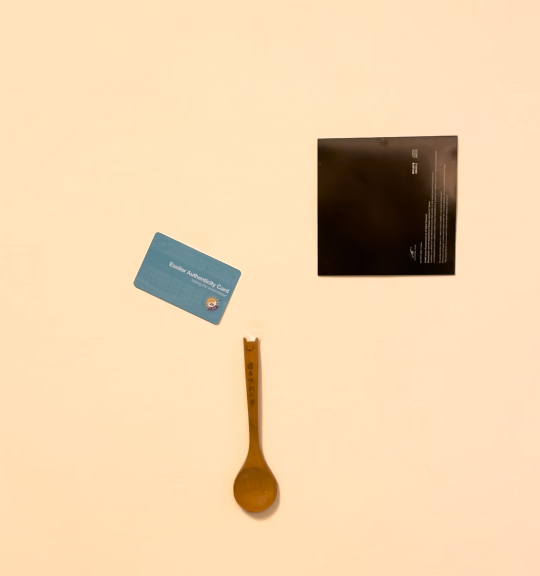
#> input picture frame 33 of AOI reference/Week13_hw/motionPattens2.mov, 1080 x 1152 px, given in place of motionPattern_0506.MOV, which was not available (shown at 1/2 size)
$ python 'Week10_練習題6_110303506.py'
#> lines starting #> are read from the running program, lines starting #| are printed output that depends on the picture; after the words box and inside, x2 and y2 are one past the last pixel; in counts of white or black regions, pixels touching at a corner belong together; pictures that were not available may be replaced by others from this repository, and a replacement may not be noted
import cv2
import numpy as np

def main():
    cap = cv2.VideoCapture('Week10_hw/motionPattern_0506.MOV')
    ret, img_1 = cap.read() #讀取影像
#> img_1 is the input picture: shape (1152, 1080, 3); mean B, G, R 173.7, 210.3, 238.1
    cv2.waitKey(1000)
    ret, img_2 = cap.read()
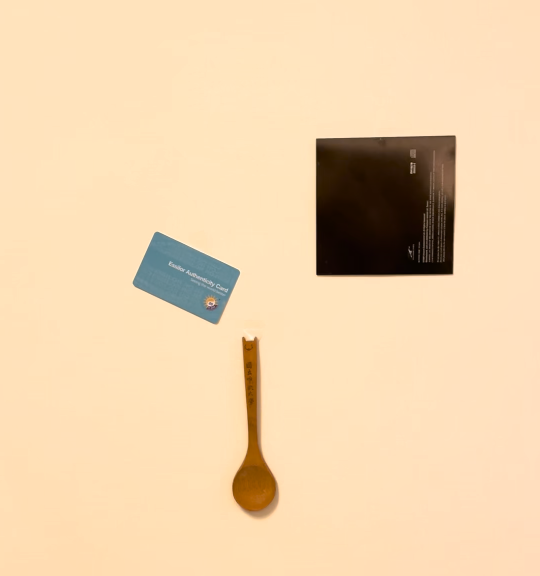
#> input picture frame 34 of AOI reference/Week13_hw/motionPattens2.mov, 1080 x 1152 px, given in place of motionPattern_0506.MOV, which was not available (shown at 1/2 size)
#> img_2 is the input picture: shape (1152, 1080, 3); mean B, G, R 173.8, 210.4, 238.2
    diff = cv2.absdiff(img_1, img_2) #計算差異
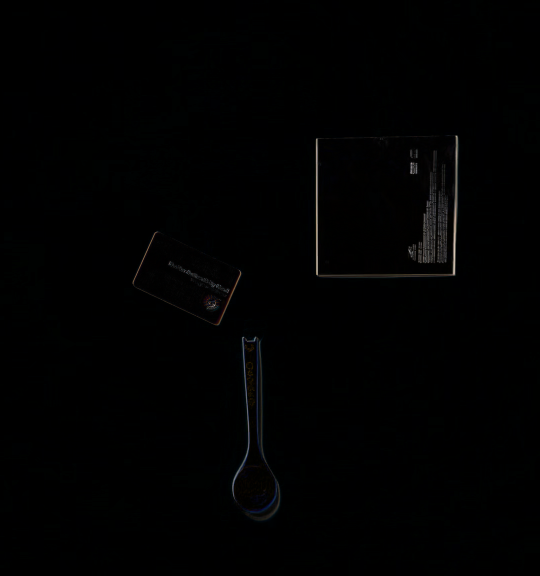
#> diff: shape (1152, 1080, 3) (shown at 1/2 size); mean B, G, R 1.4, 1.3, 1.1
    cv2.imshow('test', diff) #顯示圖像
    gray = cv2.cvtColor(diff, cv2.COLOR_BGR2GRAY) #灰階
    blur = cv2.GaussianBlur(gray, (3,3), 2) #設定kernal大小為(3,3)，標準差為2
    a, thresh = cv2.threshold(blur, 20, 255, cv2.THRESH_BINARY) #調整二值化範圍大於20變成255，其餘變為0
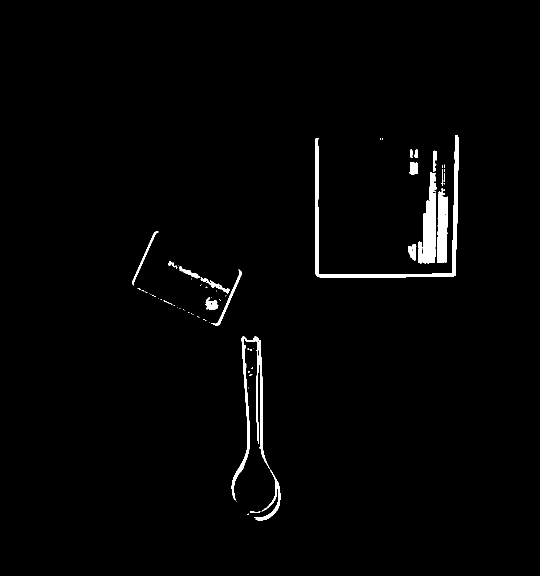
#> thresh: shape (1152, 1080) (shown at 1/2 size); 1.6% white; 72 white regions (51 under 20 px), largest, box (x1, y1, x2, y2) and area: (631, 270, 918, 556) 5556, (836, 344, 873, 527) 3928, (463, 673, 540, 1001) 3405
    # [4 lines of commented-out code are left out]
    cv2.imwrite('C:/Users/user/Desktop/Week10_練習題6_110303506.jpg', thresh) #存檔
    cv2.imshow('diff', thresh)
    cv2.waitKey(0)
    cap.release()
    cv2.destroyAllWindows()

if __name__=='__main__':
    main()

$ run again, starting later in the video
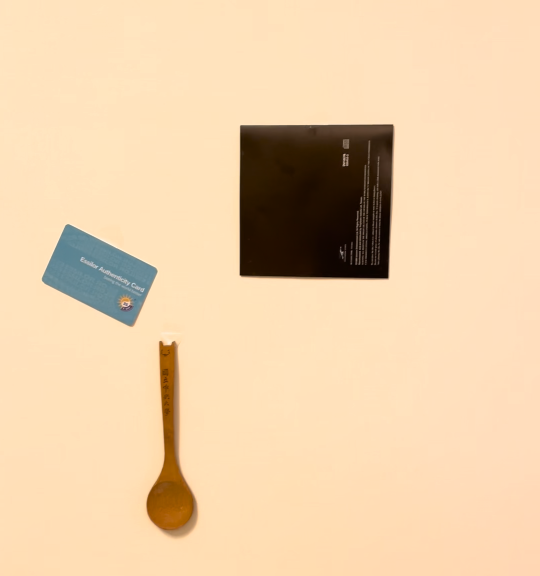
#> input picture frame 269 of AOI reference/Week13_hw/motionPattens2.mov, 1080 x 1152 px, given in place of motionPattern_0506.MOV, which was not available (shown at 1/2 size)
#> in main, img_1 is the input picture: shape (1152, 1080, 3); mean B, G, R 170.1, 205.8, 234.5
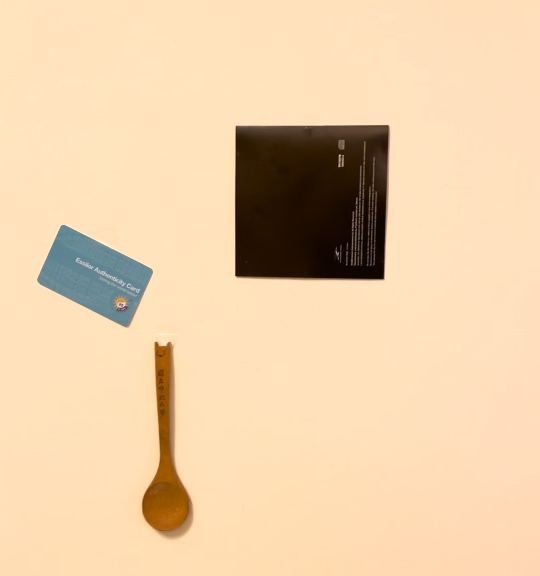
#> input picture frame 270 of AOI reference/Week13_hw/motionPattens2.mov, 1080 x 1152 px, given in place of motionPattern_0506.MOV, which was not available (shown at 1/2 size)
#> in main, img_2 is the input picture: shape (1152, 1080, 3); mean B, G, R 170, 205.7, 234.5
#> in main, `a, thresh = cv2.threshold(blur, 20, 255, cv2.THRESH_BINARY)`:
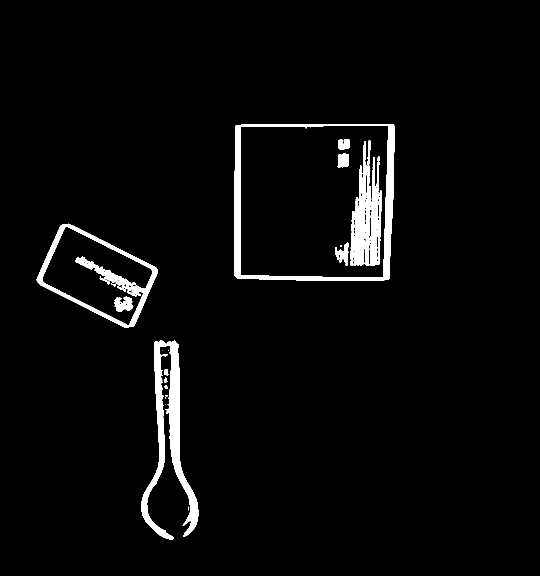
#> thresh: shape (1152, 1080) (shown at 1/2 size); 3.4% white; 23 white regions (9 under 20 px), largest, box (x1, y1, x2, y2) and area: (283, 681, 397, 1079) 12133, (469, 248, 790, 562) 11252, (73, 447, 316, 656) 7807
